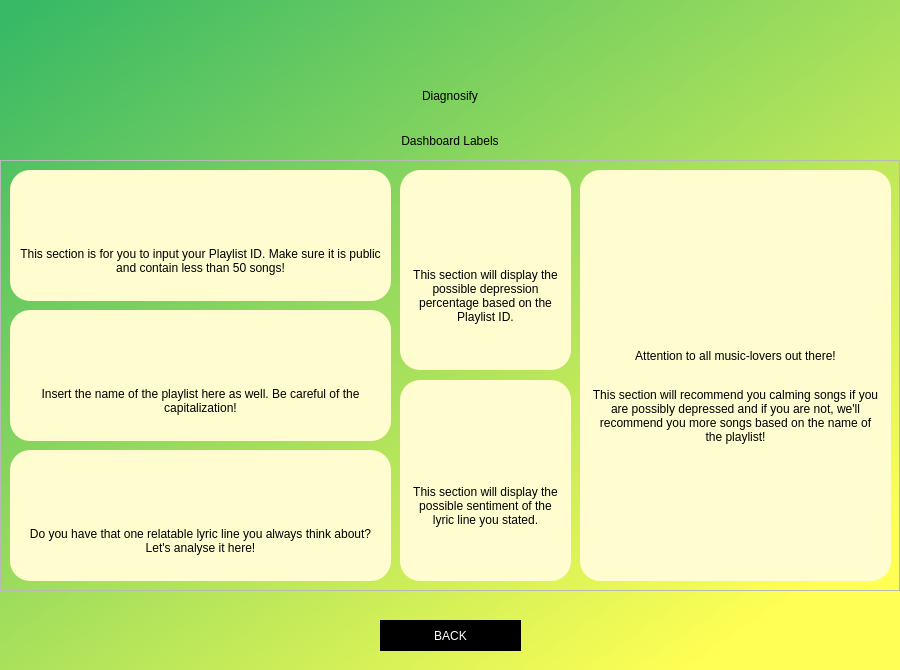
<?xml version="1.0" encoding="UTF-8"?>
<ui version="4.0">
 <class>Dialog</class>
 <widget class="QDialog" name="Dialog">
  <property name="geometry">
   <rect>
    <x>0</x>
    <y>0</y>
    <width>900</width>
    <height>670</height>
   </rect>
  </property>
  <property name="windowTitle">
   <string>Dialog</string>
  </property>
  <widget class="QWidget" name="widget" native="true">
   <property name="geometry">
    <rect>
     <x>-20</x>
     <y>-10</y>
     <width>950</width>
     <height>680</height>
    </rect>
   </property>
   <property name="styleSheet">
    <string notr="true">QWidget#widget{
background-color:qlineargradient(spread:pad, x1:0.023, y1:0.051, x2:0.853, y2:0.892045, stop:0 rgba(56, 185, 101, 255), stop:1 rgba(255, 255, 84, 255));}
</string>
   </property>
   <widget class="QLabel" name="label">
    <property name="geometry">
     <rect>
      <x>320</x>
      <y>60</y>
      <width>300</width>
      <height>91</height>
     </rect>
    </property>
    <property name="styleSheet">
     <string notr="true">color: rgb(0, 0, 0);
font: 75 40pt &quot;Gotham Bold&quot;;</string>
    </property>
    <property name="text">
     <string>Diagnosify</string>
    </property>
    <property name="alignment">
     <set>Qt::AlignCenter</set>
    </property>
   </widget>
   <widget class="QLabel" name="label_2">
    <property name="geometry">
     <rect>
      <x>440</x>
      <y>20</y>
      <width>61</width>
      <height>61</height>
     </rect>
    </property>
    <property name="styleSheet">
     <string notr="true">color: rgb(0, 0, 0);
font: 75 36pt &quot;Gotham Bold&quot;;</string>
    </property>
    <property name="text">
     <string/>
    </property>
    <property name="pixmap">
     <pixmap>new-spotify-logo-png-transparent-10059.png</pixmap>
    </property>
    <property name="scaledContents">
     <bool>true</bool>
    </property>
    <property name="alignment">
     <set>Qt::AlignCenter</set>
    </property>
   </widget>
   <widget class="QLabel" name="notification">
    <property name="geometry">
     <rect>
      <x>320</x>
      <y>140</y>
      <width>300</width>
      <height>21</height>
     </rect>
    </property>
    <property name="styleSheet">
     <string notr="true">color: rgb(0, 0, 0);
font: 75 11pt &quot;Gotham Bold&quot;;</string>
    </property>
    <property name="text">
     <string>Dashboard Labels</string>
    </property>
    <property name="alignment">
     <set>Qt::AlignCenter</set>
    </property>
   </widget>
   <widget class="QFrame" name="frame_2">
    <property name="geometry">
     <rect>
      <x>20</x>
      <y>170</y>
      <width>900</width>
      <height>431</height>
     </rect>
    </property>
    <property name="styleSheet">
     <string notr="true"/>
    </property>
    <property name="frameShape">
     <enum>QFrame::StyledPanel</enum>
    </property>
    <property name="frameShadow">
     <enum>QFrame::Raised</enum>
    </property>
    <widget class="QFrame" name="frame">
     <property name="geometry">
      <rect>
       <x>10</x>
       <y>10</y>
       <width>381</width>
       <height>131</height>
      </rect>
     </property>
     <property name="styleSheet">
      <string notr="true">background-color: rgb(255, 253, 208);
border-radius:20px;</string>
     </property>
     <property name="frameShape">
      <enum>QFrame::StyledPanel</enum>
     </property>
     <property name="frameShadow">
      <enum>QFrame::Raised</enum>
     </property>
     <widget class="QLabel" name="label_9">
      <property name="geometry">
       <rect>
        <x>170</x>
        <y>20</y>
        <width>41</width>
        <height>41</height>
       </rect>
      </property>
      <property name="styleSheet">
       <string notr="true">color: rgb(0, 0, 0);
font: 57 12pt &quot;Gotham&quot;;</string>
      </property>
      <property name="text">
       <string/>
      </property>
      <property name="pixmap">
       <pixmap>search-engine.png</pixmap>
      </property>
      <property name="scaledContents">
       <bool>true</bool>
      </property>
      <property name="alignment">
       <set>Qt::AlignCenter</set>
      </property>
      <property name="wordWrap">
       <bool>true</bool>
      </property>
     </widget>
     <widget class="QLabel" name="label_5">
      <property name="geometry">
       <rect>
        <x>10</x>
        <y>70</y>
        <width>361</width>
        <height>41</height>
       </rect>
      </property>
      <property name="styleSheet">
       <string notr="true">color: rgb(0, 0, 0);
font: 25 10pt &quot;Gotham&quot;;</string>
      </property>
      <property name="text">
       <string>This section is for you to input your Playlist ID. Make sure it is public and contain less than 50 songs!</string>
      </property>
      <property name="alignment">
       <set>Qt::AlignCenter</set>
      </property>
      <property name="wordWrap">
       <bool>true</bool>
      </property>
     </widget>
    </widget>
    <widget class="QFrame" name="frame_3">
     <property name="geometry">
      <rect>
       <x>580</x>
       <y>10</y>
       <width>311</width>
       <height>411</height>
      </rect>
     </property>
     <property name="styleSheet">
      <string notr="true">background-color: rgb(255, 253, 208);
border-radius:20px;</string>
     </property>
     <property name="frameShape">
      <enum>QFrame::StyledPanel</enum>
     </property>
     <property name="frameShadow">
      <enum>QFrame::Raised</enum>
     </property>
     <widget class="QLabel" name="label_13">
      <property name="geometry">
       <rect>
        <x>130</x>
        <y>120</y>
        <width>51</width>
        <height>41</height>
       </rect>
      </property>
      <property name="styleSheet">
       <string notr="true">color: rgb(0, 0, 0);
font: 57 12pt &quot;Gotham&quot;;</string>
      </property>
      <property name="text">
       <string/>
      </property>
      <property name="pixmap">
       <pixmap>sound-waves.png</pixmap>
      </property>
      <property name="scaledContents">
       <bool>true</bool>
      </property>
      <property name="alignment">
       <set>Qt::AlignCenter</set>
      </property>
      <property name="wordWrap">
       <bool>true</bool>
      </property>
     </widget>
     <widget class="QLabel" name="recommender">
      <property name="geometry">
       <rect>
        <x>10</x>
        <y>200</y>
        <width>291</width>
        <height>91</height>
       </rect>
      </property>
      <property name="styleSheet">
       <string notr="true">font: 25 10pt &quot;Gotham&quot;;</string>
      </property>
      <property name="text">
       <string>This section will recommend you calming songs if you are possibly depressed and if you are not, we'll recommend you more songs based on the name of the playlist!</string>
      </property>
      <property name="alignment">
       <set>Qt::AlignCenter</set>
      </property>
      <property name="wordWrap">
       <bool>true</bool>
      </property>
     </widget>
     <widget class="QLabel" name="recommender_2">
      <property name="geometry">
       <rect>
        <x>20</x>
        <y>170</y>
        <width>271</width>
        <height>31</height>
       </rect>
      </property>
      <property name="styleSheet">
       <string notr="true">font: 25 10pt &quot;Gotham&quot;;</string>
      </property>
      <property name="text">
       <string>Attention to all music-lovers out there!</string>
      </property>
      <property name="alignment">
       <set>Qt::AlignCenter</set>
      </property>
      <property name="wordWrap">
       <bool>true</bool>
      </property>
     </widget>
    </widget>
    <widget class="QFrame" name="frame_4">
     <property name="geometry">
      <rect>
       <x>10</x>
       <y>290</y>
       <width>381</width>
       <height>131</height>
      </rect>
     </property>
     <property name="styleSheet">
      <string notr="true">background-color: rgb(255, 253, 208);
border-radius:20px;</string>
     </property>
     <property name="frameShape">
      <enum>QFrame::StyledPanel</enum>
     </property>
     <property name="frameShadow">
      <enum>QFrame::Raised</enum>
     </property>
     <widget class="QLabel" name="label_8">
      <property name="geometry">
       <rect>
        <x>170</x>
        <y>20</y>
        <width>41</width>
        <height>41</height>
       </rect>
      </property>
      <property name="styleSheet">
       <string notr="true">color: rgb(0, 0, 0);
font: 57 12pt &quot;Gotham&quot;;</string>
      </property>
      <property name="text">
       <string/>
      </property>
      <property name="pixmap">
       <pixmap>song-lyrics.png</pixmap>
      </property>
      <property name="scaledContents">
       <bool>true</bool>
      </property>
      <property name="alignment">
       <set>Qt::AlignCenter</set>
      </property>
      <property name="wordWrap">
       <bool>true</bool>
      </property>
     </widget>
     <widget class="QLabel" name="label_11">
      <property name="geometry">
       <rect>
        <x>10</x>
        <y>70</y>
        <width>361</width>
        <height>41</height>
       </rect>
      </property>
      <property name="styleSheet">
       <string notr="true">color: rgb(0, 0, 0);
font: 25 10pt &quot;Gotham&quot;;</string>
      </property>
      <property name="text">
       <string>Do you have that one relatable lyric line you always think about? Let's analyse it here!</string>
      </property>
      <property name="alignment">
       <set>Qt::AlignCenter</set>
      </property>
      <property name="wordWrap">
       <bool>true</bool>
      </property>
     </widget>
    </widget>
    <widget class="QFrame" name="frame_5">
     <property name="geometry">
      <rect>
       <x>400</x>
       <y>10</y>
       <width>171</width>
       <height>200</height>
      </rect>
     </property>
     <property name="styleSheet">
      <string notr="true">background-color: rgb(255, 253, 208);
border-radius:20px;</string>
     </property>
     <property name="frameShape">
      <enum>QFrame::StyledPanel</enum>
     </property>
     <property name="frameShadow">
      <enum>QFrame::Raised</enum>
     </property>
     <widget class="QLabel" name="label_3">
      <property name="geometry">
       <rect>
        <x>60</x>
        <y>40</y>
        <width>51</width>
        <height>41</height>
       </rect>
      </property>
      <property name="text">
       <string/>
      </property>
      <property name="pixmap">
       <pixmap>theatre.png</pixmap>
      </property>
      <property name="scaledContents">
       <bool>true</bool>
      </property>
     </widget>
     <widget class="QLabel" name="label_7">
      <property name="geometry">
       <rect>
        <x>10</x>
        <y>90</y>
        <width>151</width>
        <height>71</height>
       </rect>
      </property>
      <property name="styleSheet">
       <string notr="true">color: rgb(0, 0, 0);
font: 25 10pt &quot;Gotham&quot;;</string>
      </property>
      <property name="text">
       <string>This section will display the possible depression percentage based on the Playlist ID.</string>
      </property>
      <property name="alignment">
       <set>Qt::AlignCenter</set>
      </property>
      <property name="wordWrap">
       <bool>true</bool>
      </property>
     </widget>
    </widget>
    <widget class="QFrame" name="frame_6">
     <property name="geometry">
      <rect>
       <x>10</x>
       <y>150</y>
       <width>381</width>
       <height>131</height>
      </rect>
     </property>
     <property name="styleSheet">
      <string notr="true">background-color: rgb(255, 253, 208);
border-radius:20px;</string>
     </property>
     <property name="frameShape">
      <enum>QFrame::StyledPanel</enum>
     </property>
     <property name="frameShadow">
      <enum>QFrame::Raised</enum>
     </property>
     <widget class="QLabel" name="label_10">
      <property name="geometry">
       <rect>
        <x>170</x>
        <y>20</y>
        <width>41</width>
        <height>41</height>
       </rect>
      </property>
      <property name="styleSheet">
       <string notr="true">color: rgb(0, 0, 0);
font: 57 12pt &quot;Gotham&quot;;</string>
      </property>
      <property name="text">
       <string/>
      </property>
      <property name="pixmap">
       <pixmap>music-album.png</pixmap>
      </property>
      <property name="scaledContents">
       <bool>true</bool>
      </property>
      <property name="alignment">
       <set>Qt::AlignCenter</set>
      </property>
      <property name="wordWrap">
       <bool>true</bool>
      </property>
     </widget>
     <widget class="QLabel" name="label_6">
      <property name="geometry">
       <rect>
        <x>20</x>
        <y>70</y>
        <width>341</width>
        <height>41</height>
       </rect>
      </property>
      <property name="styleSheet">
       <string notr="true">color: rgb(0, 0, 0);
font: 25 10pt &quot;Gotham&quot;;</string>
      </property>
      <property name="text">
       <string>Insert the name of the playlist here as well. Be careful of the capitalization!</string>
      </property>
      <property name="alignment">
       <set>Qt::AlignCenter</set>
      </property>
      <property name="wordWrap">
       <bool>true</bool>
      </property>
     </widget>
    </widget>
    <widget class="QFrame" name="frame_7">
     <property name="geometry">
      <rect>
       <x>400</x>
       <y>220</y>
       <width>171</width>
       <height>201</height>
      </rect>
     </property>
     <property name="styleSheet">
      <string notr="true">background-color: rgb(255, 253, 208);
border-radius:20px;</string>
     </property>
     <property name="frameShape">
      <enum>QFrame::StyledPanel</enum>
     </property>
     <property name="frameShadow">
      <enum>QFrame::Raised</enum>
     </property>
     <widget class="QLabel" name="label_12">
      <property name="geometry">
       <rect>
        <x>65</x>
        <y>40</y>
        <width>41</width>
        <height>41</height>
       </rect>
      </property>
      <property name="styleSheet">
       <string notr="true">color: rgb(0, 0, 0);
font: 57 12pt &quot;Gotham&quot;;</string>
      </property>
      <property name="text">
       <string/>
      </property>
      <property name="pixmap">
       <pixmap>doubts-button.png</pixmap>
      </property>
      <property name="scaledContents">
       <bool>true</bool>
      </property>
      <property name="alignment">
       <set>Qt::AlignCenter</set>
      </property>
      <property name="wordWrap">
       <bool>true</bool>
      </property>
     </widget>
     <widget class="QLabel" name="label_14">
      <property name="geometry">
       <rect>
        <x>10</x>
        <y>90</y>
        <width>151</width>
        <height>71</height>
       </rect>
      </property>
      <property name="styleSheet">
       <string notr="true">color: rgb(0, 0, 0);
font: 25 10pt &quot;Gotham&quot;;</string>
      </property>
      <property name="text">
       <string>This section will display the possible sentiment of the lyric line you stated.</string>
      </property>
      <property name="alignment">
       <set>Qt::AlignCenter</set>
      </property>
      <property name="wordWrap">
       <bool>true</bool>
      </property>
     </widget>
    </widget>
   </widget>
   <widget class="QPushButton" name="back">
    <property name="geometry">
     <rect>
      <x>400</x>
      <y>630</y>
      <width>141</width>
      <height>31</height>
     </rect>
    </property>
    <property name="styleSheet">
     <string notr="true">QPushButton#back{
border-radius:70px;
background-color: rgb(0, 0, 0);
font: 75 12pt &quot;Gotham Bold&quot;;
color: rgb(255, 255, 255); }

QPushButton#back:hover{
	background-color: rgb(255, 255, 255);
	color: rgb(0, 0, 0);
}</string>
    </property>
    <property name="text">
     <string>BACK</string>
    </property>
   </widget>
  </widget>
 </widget>
 <resources/>
 <connections/>
</ui>
